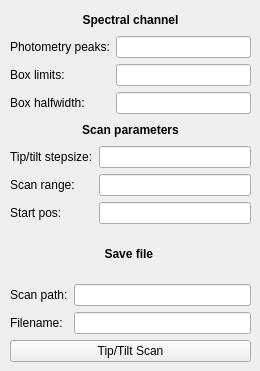
    <widget class="QWidget" name="tab_7">
     <attribute name="title">
      <string>Tip/Tilt Scan</string>
     </attribute>
     <widget class="QWidget" name="">
      <property name="geometry">
       <rect>
        <x>10</x>
        <y>10</y>
        <width>241</width>
        <height>352</height>
       </rect>
      </property>
      <layout class="QVBoxLayout" name="verticalLayout_27">
       <item>
        <layout class="QVBoxLayout" name="verticalLayout_26">
         <item>
          <layout class="QVBoxLayout" name="verticalLayout_7">
           <item>
            <widget class="QLabel" name="label_manualMEMs_seg_2">
             <property name="text">
              <string>&lt;html&gt;&lt;head/&gt;&lt;body&gt;&lt;p align=&quot;center&quot;&gt;&lt;span style=&quot; font-size:9pt; font-weight:600;&quot;&gt;Spectral channel&lt;/span&gt;&lt;/p&gt;&lt;/body&gt;&lt;/html&gt;</string>
             </property>
            </widget>
           </item>
           <item>
            <layout class="QGridLayout" name="gridLayout_2">
             <item row="0" column="0">
              <widget class="QLabel" name="label_pist_seg_2">
               <property name="enabled">
                <bool>true</bool>
               </property>
               <property name="text">
                <string>Photometry peaks:</string>
               </property>
              </widget>
             </item>
             <item row="0" column="1">
              <widget class="QLineEdit" name="text_numframes_2"/>
             </item>
             <item row="1" column="0">
              <widget class="QLabel" name="label_pist_seg_5">
               <property name="enabled">
                <bool>true</bool>
               </property>
               <property name="text">
                <string>Box limits:</string>
               </property>
              </widget>
             </item>
             <item row="1" column="1">
              <widget class="QLineEdit" name="text_numframes_3"/>
             </item>
             <item row="2" column="0">
              <widget class="QLabel" name="label_pist_seg_6">
               <property name="enabled">
                <bool>true</bool>
               </property>
               <property name="text">
                <string>Box halfwidth:</string>
               </property>
              </widget>
             </item>
             <item row="2" column="1">
              <widget class="QLineEdit" name="text_numframes_4"/>
             </item>
            </layout>
           </item>
          </layout>
         </item>
         <item>
          <layout class="QVBoxLayout" name="verticalLayout_14">
           <item>
            <widget class="QLabel" name="label_manualMEMs_seg_3">
             <property name="text">
              <string>&lt;html&gt;&lt;head/&gt;&lt;body&gt;&lt;p align=&quot;center&quot;&gt;&lt;span style=&quot; font-size:9pt; font-weight:600;&quot;&gt;Scan parameters&lt;/span&gt;&lt;/p&gt;&lt;/body&gt;&lt;/html&gt;</string>
             </property>
            </widget>
           </item>
           <item>
            <layout class="QGridLayout" name="gridLayout_3">
             <item row="0" column="0">
              <widget class="QLabel" name="label_pist_seg_3">
               <property name="enabled">
                <bool>true</bool>
               </property>
               <property name="text">
                <string>Tip/tilt stepsize:</string>
               </property>
              </widget>
             </item>
             <item row="0" column="1">
              <widget class="QLineEdit" name="text_numframes_5"/>
             </item>
             <item row="1" column="0">
              <widget class="QLabel" name="label_pist_seg_7">
               <property name="enabled">
                <bool>true</bool>
               </property>
               <property name="text">
                <string>Scan range: </string>
               </property>
              </widget>
             </item>
             <item row="1" column="1">
              <widget class="QLineEdit" name="text_numframes_6"/>
             </item>
             <item row="2" column="0">
              <widget class="QLabel" name="label_pist_seg_8">
               <property name="enabled">
                <bool>true</bool>
               </property>
               <property name="text">
                <string>Start pos:</string>
               </property>
              </widget>
             </item>
             <item row="2" column="1">
              <widget class="QLineEdit" name="text_numframes_7"/>
             </item>
            </layout>
           </item>
          </layout>
         </item>
         <item>
          <layout class="QVBoxLayout" name="verticalLayout_15">
           <item>
            <widget class="QLabel" name="label_manualMEMs_seg_4">
             <property name="text">
              <string>&lt;html&gt;&lt;head/&gt;&lt;body&gt;&lt;p align=&quot;center&quot;&gt;&lt;span style=&quot; font-size:9pt; font-weight:600;&quot;&gt;Save file &lt;/span&gt;&lt;/p&gt;&lt;/body&gt;&lt;/html&gt;</string>
             </property>
            </widget>
           </item>
           <item>
            <layout class="QGridLayout" name="gridLayout_4">
             <item row="0" column="0">
              <widget class="QLabel" name="label_pist_seg_4">
               <property name="enabled">
                <bool>true</bool>
               </property>
               <property name="text">
                <string>Scan path:</string>
               </property>
              </widget>
             </item>
             <item row="0" column="1">
              <widget class="QLineEdit" name="text_numframes_8"/>
             </item>
             <item row="1" column="0">
              <widget class="QLabel" name="label_pist_seg_9">
               <property name="enabled">
                <bool>true</bool>
               </property>
               <property name="text">
                <string>Filename:</string>
               </property>
              </widget>
             </item>
             <item row="1" column="1">
              <widget class="QLineEdit" name="text_numframes_9"/>
             </item>
            </layout>
           </item>
          </layout>
         </item>
        </layout>
       </item>
       <item>
        <widget class="QPushButton" name="pushButton">
         <property name="text">
          <string>Tip/Tilt Scan</string>
         </property>
        </widget>
       </item>
      </layout>
     </widget>
    </widget>
